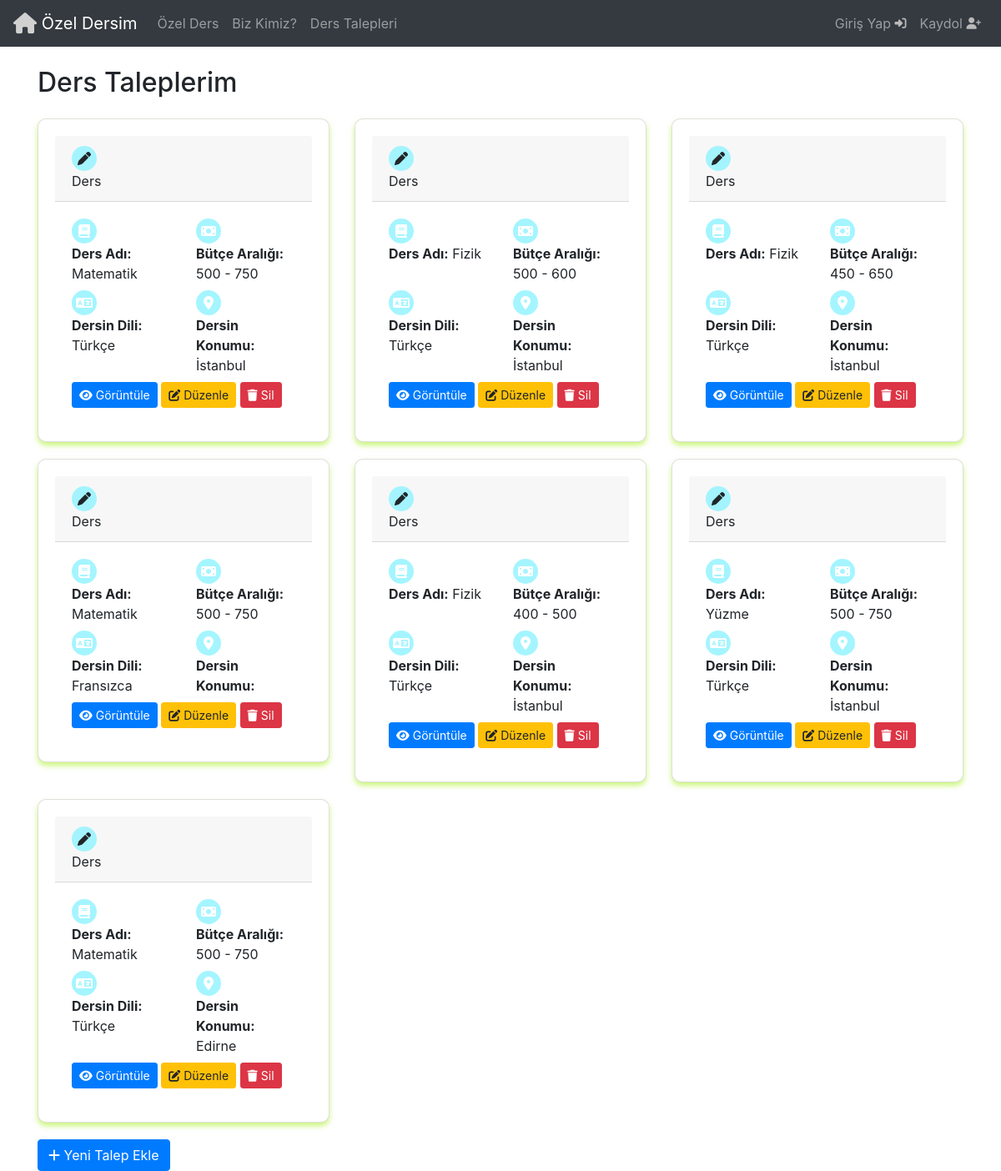
Page /ders_taleplerim/1 on the committed database.
### Base/models.py (models this page shows, shortened)
class DersTalepleri(models.Model):
  seviye = [
    ('İlkokul', 'İlkokul'),
    ('Ortaokul', 'Ortaokul'),
    ('Lise', 'Lise'),
    ('Üniversite', 'Üniversite'),
    ('Yüksek Lisans','Yüksek Lisans'),
  ]
  ders_tipleri = [
        ('online', 'Online'),
        ('yuz_yuze', 'Yüz Yüze'),
        ('iksisde', 'Online ve Yüz Yüze'),
    ]
  kullanici = models.ForeignKey(User, on_delete=models.CASCADE)
  baslik = models.CharField(max_length=50)
  ders = models.ForeignKey(Ders, on_delete=models.CASCADE)
  talep_notu= models.TextField(max_length=200,null=True,blank=True)
  talep_durumu = models.BooleanField(default=False)
  min_butce = models.IntegerField(validators=[MinValueValidator(0)])
  max_butce = models.IntegerField(validators=[MaxValueValidator(10000)])
  ogrenci_seviyesi = models.CharField(max_length=50,choices=seviye)
  olusturulma_tarihi = models.DateTimeField(auto_now_add=True)
  konum = models.ForeignKey(Sehir, on_delete=models.CASCADE)
  dil = models.ForeignKey(Dil,on_delete=models.CASCADE)
  gunceleme=models.DateTimeField(auto_now=True)
  ders_tipi = models.CharField(
        max_length=50,
        choices=(('online', 'Online'), ('yuz_yuze', 'Yüz Yüze'), ('iksisde', 'Online ve Yüz Yüze')),
    )

class Ders(models.Model):
  ders = models.CharField(max_length=50)
  def __str__(self) :
    return self.ders

class Dil(models.Model):
  dil = models.CharField(max_length=50)
  def __str__(self):
    return self.dil

class Sehir(models.Model):
  sehir = models.CharField(max_length=50)
  def __str__(self):
    return self.sehir

### Base/views.py (the view)
# urls.py: path('ders_taleplerim/<str:pk>',views.ders_taleplerim,name='DersTaleplerim'),
def ders_taleplerim(request,pk):
   user = User.objects.get(id=pk)
   ders_taleplerim = DersTalepleri.objects.filter(kullanici=user)
   context = {'user': user , 'ders_taleplerim':ders_taleplerim}
   return render(request,'DersTaleplerim.html',context)

### Templates/DersTaleplerim.html (shortened to what this page needs)
{% include 'navbar.html' %}
<!DOCTYPE html>
<html lang="en">
<head>
    <link
            rel="stylesheet"
            href="https://stackpath.bootstrapcdn.com/bootstrap/4.5.2/css/bootstrap.min.css"
    />
    <link
            rel="stylesheet"
            href="https://cdnjs.cloudflare.com/ajax/libs/font-awesome/6.5.2/css/all.min.css"
    />
</head>
<body>
<div class="container mt-4">
    <h2 class="mb-4">Ders Taleplerim</h2>
    <div class="row">
        {% for ders in ders_taleplerim %}
        <div class="col-md-4">
            <div class="card custom-card">
                <div class="card-header">
                    <i class="fas fa-pen icon-circle"></i> Ders
                </div>
                <div class="card-body">
                    <div class="row">
                        <div class="col-md-6">
                            <div class="icon-circle"><i class="fas fa-book"></i></div>
                            <strong>Ders Adı:</strong> {{ ders.ders }}
                        </div>
                        <div class="col-md-6">
                            <div class="icon-circle"><i class="fas fa-money-bill"></i></div>
                            <strong>Bütçe Aralığı:</strong> {{ ders.min_butce }} - {{ ders.max_butce }}
                        </div>
                    </div>
                    <div class="row mt-2">
                        <div class="col-md-6">
                            <div class="icon-circle"><i class="fas fa-language"></i></div>
                            <strong>Dersin Dili:</strong> {{ ders.dil }}
                        </div>
                        <div class="col-md-6">
                            <div class="icon-circle"><i class="fas fa-map-marker-alt"></i></div>
                            <strong>Dersin Konumu:</strong> {{ ders.konum }}
                        </div>
                    </div>
                    <div class="row mt-2">
                        <div class="col-md-12">
                            <a href="{% url 'TalepDetay' ders.id %}" class="btn btn-primary btn-sm"><i class="fas fa-eye"></i> Görüntüle</a>
                            <a href="{% url 'TalepDuzenle' ders.id %}" class="btn btn-warning btn-sm"><i class="fas fa-edit"></i> Düzenle</a>
                            <a href="{% url 'TalepSil' ders.id %}" class="btn btn-danger btn-sm"><i class="fas fa-trash"></i> Sil</a>
                        </div>
                    </div>
                </div>
            </div>
        </div>
        {% endfor %}
    </div>
    <a href="{% url 'TalepOlustur'  %}" class="btn btn-primary">
        <i class="fas fa-plus"></i> Yeni Talep Ekle
    </a>
</div>
</body>
</html>

### Templates/DersTaleplerim.html (style rules this page uses)
.icon-circle { width: 30px; height: 30px; border-radius: 50%; background-color: #96f3ffdc; display: flex; justify-content: center; align-items: center; margin-right: 10px; }
.icon-circle i { color: white; }
.custom-card { border-radius: 10px; padding: 20px; margin-bottom: 20px; box-shadow: 0 4px 6px rgba(156, 238, 5, 0.527); }

### rows in the picture
DersTalepleri: ders "Matematik", min_butce "500", max_butce "750", dil "Türkçe", konum "İstanbul"
DersTalepleri: ders "Fizik", min_butce "500", max_butce "600", dil "Türkçe", konum "İstanbul"
DersTalepleri: ders "Fizik", min_butce "450", max_butce "650", dil "Türkçe", konum "İstanbul"
DersTalepleri: ders "Matematik", min_butce "500", max_butce "750", dil "Fransızca"
DersTalepleri: ders "Fizik", min_butce "400", max_butce "500", dil "Türkçe", konum "İstanbul"
DersTalepleri: ders "Yüzme", min_butce "500", max_butce "750", dil "Türkçe", konum "İstanbul"
DersTalepleri: ders "Matematik", min_butce "500", max_butce "750", dil "Türkçe", konum "Edirne"
